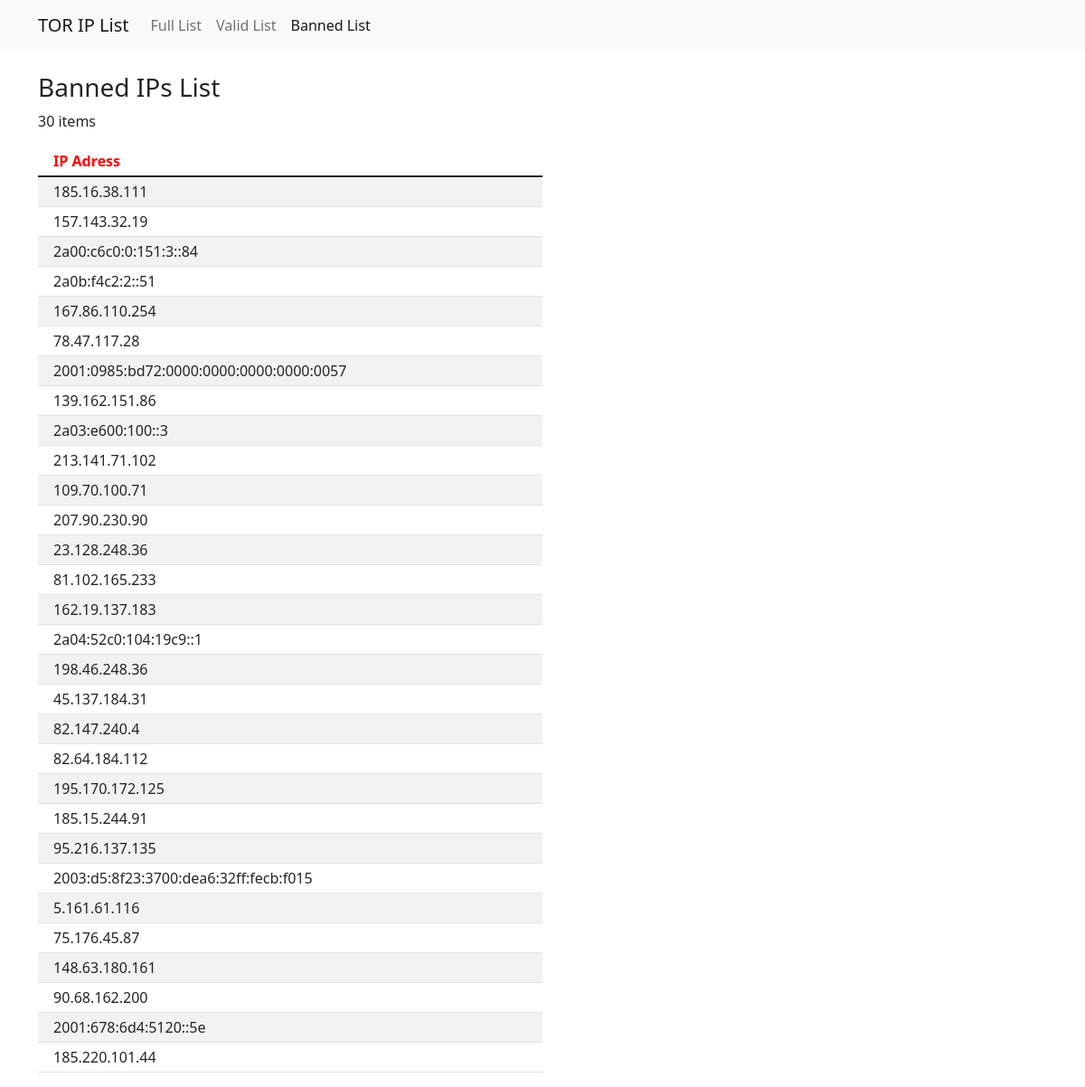
The app's page /bannedList, older data.
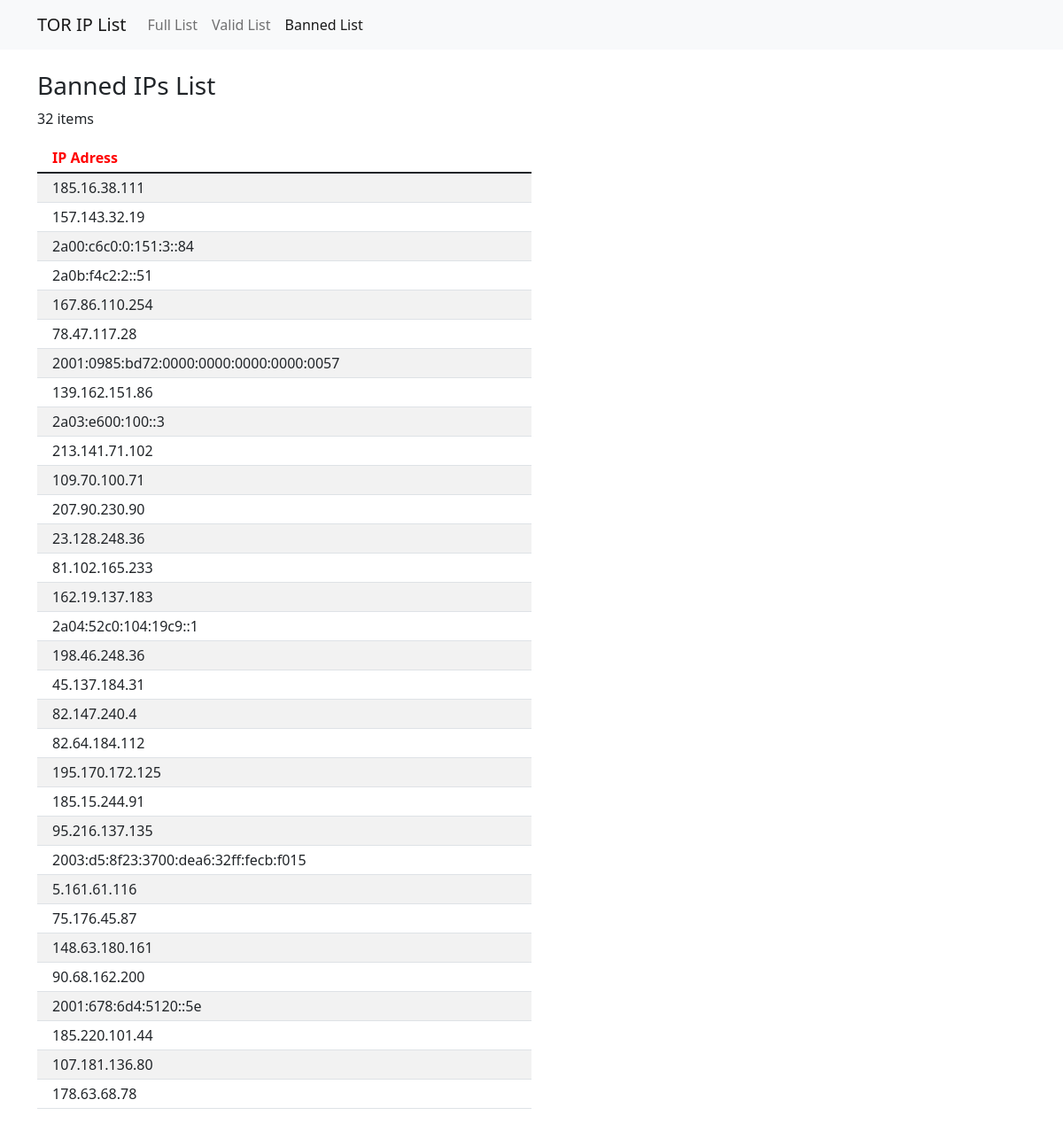
The same page, newer data.
### tables this page shows
CREATE TABLE banned_ip (
                ip_address TEXT PRIMARY KEY
            );

### main.py (the view)
@app.get('/bannedList')
def BannedList():
    resp = server_getBannedList()
    if request.is_json:
        resp = make_response(jsonify(resp))
        resp.headers['Access-Control-Allow-Origin'] = '*'
        return resp
    else:
        return render_template('bannedList.html', len = len(resp), ips = resp)

### src/app_server.py (called while the page is built)
def server_getBannedList():
    return db_GetList('banned')

### src/database/ipDB.py (called while the page is built)
def db_connect_to_db():
    conn = sl.connect('src/database/ips_tor.db', check_same_thread=False)
    return conn

def db_GetList(query_type):
    db_SetDB()
    conn = db_connect_to_db()
    c = conn.cursor()
    if(query_type == 'banned'):
        data = c.execute(query_banned)
    elif(query_type == 'full'):
        data = c.execute(query_full)
    ret = []
    for row in data:
        ret.append(row[0])
    conn.close()
    return ret

def db_verifDB():
    conn = db_connect_to_db()
    c = conn.cursor()
    data = c.execute(sql_verif)
    if (data.fetchone()[0]==1):
        conn.close()
        return True
    else:
        conn.close()
        return False

def db_SetDB():
    if not db_verifDB():
        print("Generating Database...")
        db_createBannedTable()
        db_CreateFullListTable()

### templates/bannedList.html
{% extends 'base.html' %}
{% set active_page = "BannedList" %}
{% block content %}
<h3>Banned IPs List</h3>
<p>{{len}} items</p>
<table class="table table-striped table-sm" style="width: 50%;">
    <thead>
        <tr style="color: red; ">
            <th scope="col"></th>
            <th scope="col">IP Adress</th>
        </tr>
    </thead>
    <tbody>
        {%for i in range(0, len)%}
        <tr>
            <td></td>
            <td>{{ips[i]}}</td>
        </tr>
        {%endfor%}
    </tbody>
</table>
{% endblock %}

### templates/base.html (shortened to what this page needs)
<!doctype html>
<html>
<head>
    <link href="https://cdn.jsdelivr.net/npm/bootstrap@5.1.3/dist/css/bootstrap.min.css" rel="stylesheet"
>
</head>
<body>
    {% include 'navbar.html' %}
    <br>
    <div class="container">
        {% block content %}
        {% endblock %}
    </div>
</body>
</html>

### templates/navbar.html (shortened to what this page needs)
<nav class="navbar navbar-expand-sm navbar-light bg-light">
    <div class="container">
      <a class="navbar-brand" href="{{ url_for('Index') }}">TOR IP List</a>
      <div class="collapse navbar-collapse" id="navbarNav">
        <ul class="navbar-nav">
          <li class="nav-item">
            <a class="nav-link {{ 'active' if active_page == 'FullList' else '' }}" aria-current="page" href="{{ url_for('FullList') }}">Full List</a>
          </li>
          <li class="nav-item">
            <a class="nav-link {{ 'active' if active_page == 'ValidList' else '' }}" aria-current="page" href="{{ url_for('ValidList') }}">Valid List</a>
          </li>
          <li class="nav-item">
            <a class="nav-link {{ 'active' if active_page == 'BannedList' else '' }}" aria-current="page" href="{{ url_for('BannedList') }}">Banned List</a>
          </li>
        </ul>
      </div>
    </div>
  </nav>

Row changes from the older to the newer data that the page shows:
added banned_ip: ip_address "107.181.136.80"
added banned_ip: ip_address "178.63.68.78"
Text that changed along with them:
{{ len }}: "30" → "32"
